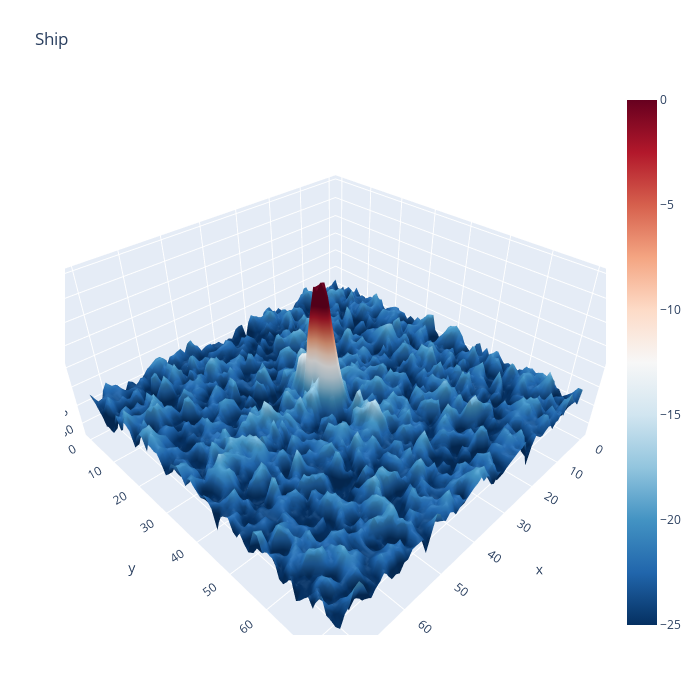

Here is the notebook cell this chart was saved with:
### Code cell
plotmy3d(X_band_1[3,:,:], 'Ship', 'RdBu')

### Figure 1 — Plotly figure (JSON) as saved in the notebook; plotly's stock layout.template omitted (floating-point values rounded to 4 significant figures; data arrays with more than 128 entries replaced by an {"elided": "..."} marker saying what was removed)
{"data": [{"cmax": 0, "cmin": -25, "colorscale": [[0, "rgb(103,0,31)"], [0.1, "rgb(178,24,43)"], [0.2, "rgb(214,96,77)"], [0.3, "rgb(244,165,130)"], [0.4, "rgb(253,219,199)"], [0.5, "rgb(247,247,247)"], [0.6, "rgb(209,229,240)"], [0.7, "rgb(146,197,222)"], [0.8, "rgb(67,147,195)"], [0.9, "rgb(33,102,172)"], [1, "rgb(5,48,97)"]], "reversescale": true, "type": "surface", "z": {"elided": "75x75 float values"}}], "layout": {"autosize": false, "height": 700, "margin": {"b": 65, "l": 65, "r": 50, "t": 90}, "scene": {"aspectmode": "auto", "aspectratio": {"x": 1.26, "y": 1.26, "z": 0.63}}, "title": {"text": "Ship"}, "width": 700}}
